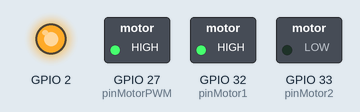
A sketch run on a simulated ESP32. On the bench: switched loads named in the sketch (green lamp = pin HIGH), output pins drawn as LEDs (lit = HIGH).

Above: at 0.1 s.
Timing chart, 0 to 1.6 s (numbered marks = the images above):
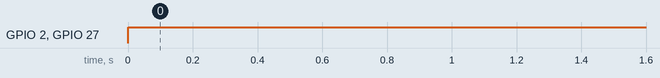

The sketch:

test_moteur_sketch.ino
```cpp
const byte pinMotorPWM = 27;
const byte pinMotor1 = 32;
const byte pinMotor2 = 33;
const byte canalPWM0 = 0;


const int speedTab[] = {50, 91, 132, 173, 214, 255};

void setup() {

  pinMode(pinMotor1, OUTPUT);
  pinMode(pinMotor2, OUTPUT);
  pinMode(2, OUTPUT);


  ledcAttachPin(pinMotorPWM, canalPWM0);
  ledcSetup(canalPWM0, 5000, 8);

}

void loop() {

  digitalWrite(pinMotor1, HIGH);
  digitalWrite(pinMotor2, LOW);
  ledcWrite(canalPWM0, 255);

  digitalWrite(2, HIGH);

  delay(1000);

    digitalWrite(2, HIGH);

  delay(1000);

 /* digitalWrite(pinMotor1, LOW);
  digitalWrite(pinMotor2, HIGH);
  ledcWrite(canalPWM0, 200);

  digitalWrite(2, LOW);

  delay(5000);

  digitalWrite(pinMotor1, LOW);
  digitalWrite(pinMotor2, LOW);
  ledcWrite(canalPWM0, 0);

  digitalWrite(2, HIGH);

   delay(5000);*/


}
```

Measured:
- by itself, GPIO 2, GPIO 27 (pinMotorPWM): LOW → HIGH at 0.00 s
